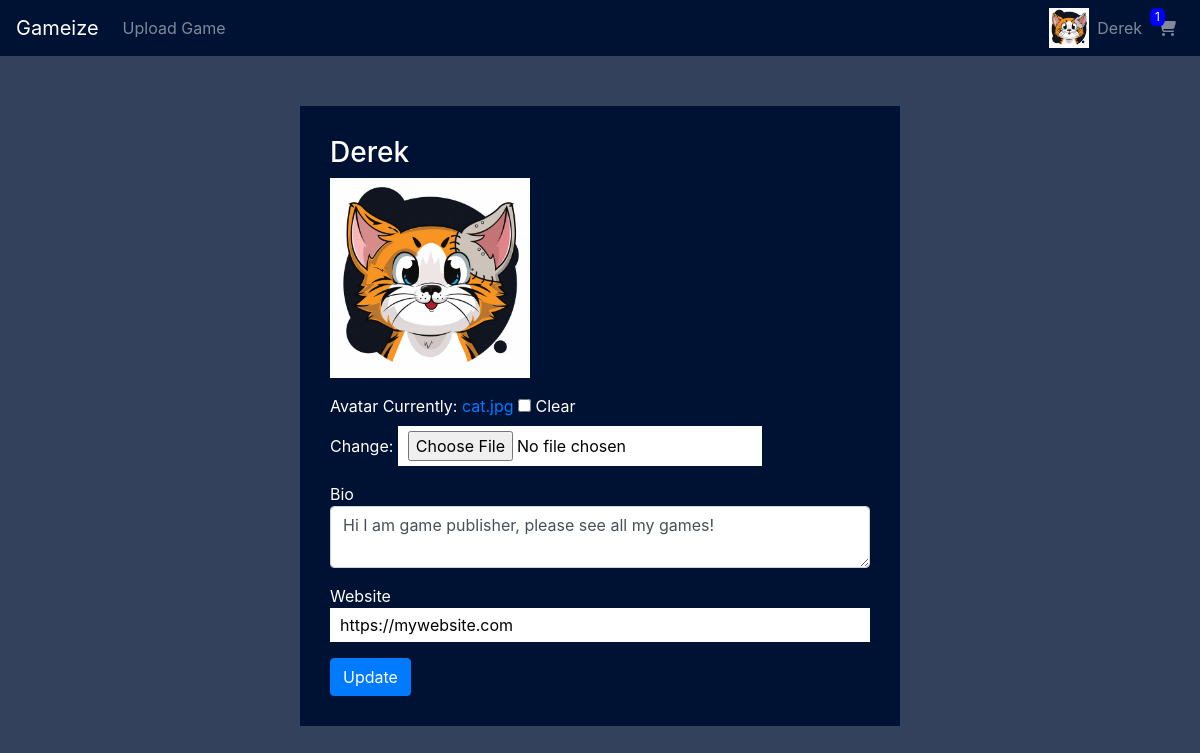
The page /accounts/edit_profile/Derek/ (signed in) on the database its author committed.
### accounts/models.py (models this page shows, shortened)
class Profile(models.Model):
    user = models.OneToOneField(User, on_delete=models.CASCADE, related_name='profile')
    avatar = models.ImageField(null=True, blank=True, default='default_pic.png')
    website = models.URLField(max_length=200, null=True, blank=True)
    bio = models.TextField(null=True, blank=True)

### games/models.py (models this page shows, shortened)
class Order(models.Model):
    user = models.ForeignKey(User, on_delete=models.SET_NULL, related_name='orders', blank=True, null=True)
    date_ordered = models.DateTimeField(auto_now_add=True)
    complete = models.BooleanField(default=False, null=True, blank=True)
    transaction_id = models.CharField(max_length=200, null=True)

class OrderItem(models.Model):
    game = models.ForeignKey(Game, on_delete=models.SET_NULL, related_name='order_items', blank=True, null=True)
    order = models.ForeignKey(Order, on_delete=models.SET_NULL, blank=True, null=True)
    quantity = models.IntegerField(default=0, null=True, blank=True)
    date_added = models.DateTimeField(auto_now_add=True)

### accounts/decorators.py (the view)
    def wrapper_func(request, *args, **kwargs):
        username = kwargs.get('username')
        user = User.objects.get(username__iexact=username)
        if user != request.user:
            return HttpResponse('You can not perform this action.')
        else:
            return view_func(request, *args, **kwargs)

### accounts/forms.py
class ProfileForm(forms.ModelForm):
    class Meta:
        model = Profile
        fields = ('avatar', 'bio', 'website')
    def __init__(self, *args, **kwargs):
        super().__init__(*args, **kwargs)
        self.fields['bio'].widget.attrs.update({'class': 'form-control', 'cols': '50', 'rows': '2'})
        self.fields['website'].widget.attrs.update({'class': 'form-control'})

### accounts/views.py (called while the page is built)
@user_permission
@login_required
def edit_profile(request, username):
    user = User.objects.get(username__iexact=username)
    form = ProfileForm(instance=user.profile)
    if request.method == 'POST':
        form = ProfileForm(request.POST, request.FILES, instance=user.profile)
        if form.is_valid():
            form.save()
            return redirect('accounts:user_profile', username=username)
    return render(request, 'accounts/edit_profile.html', {'form': form})

### games/templatetags/tags.py (called while the page is built)
@register.simple_tag
def current_order_items(request):
    item_order_count = 0
    if request.user.is_authenticated:
        order, created = Order.objects.get_or_create(user=request.user, complete=False)
        items = order.orderitem_set.all()
        for item in items:
            item_order_count += item.quantity
    return item_order_count

### accounts/templates/accounts/edit_profile.html (shortened to what this page needs)
{% extends 'base.html' %}
{% block content %}
<div class="form-container">
    <form method="POST" enctype="multipart/form-data">
        <h3>{{user.username}}</h3>
        <div>
            <img class="profile-pic mb-3" src="{{user.profile.avatar.url}}">
        </div>
        <div class="form-group">
            {{form.avatar.label}}
            {{form.avatar}}
        </div>
        <div class="form-group">
            {{form.bio.label}}
            {{form.bio}}
        </div>
        <div class="form-group">
            {{form.website.label}}
            {{form.website}}
        </div>
        <button type="submit" class="btn btn-primary">Update</button>
    </form>
</div>
{% endblock %}

### templates/base.html (shortened to what this page needs)
<!DOCTYPE html>
{% load static %}
{% load tags %}
<html lang="en">
<head>
    <link rel="stylesheet" href="https://maxcdn.bootstrapcdn.com/bootstrap/4.0.0/css/bootstrap.min.css">
    <link rel="stylesheet" href="{% static 'css/main.css' %}">
</head>
<body>
    <nav class="navbar navbar-expand-lg navbar-dark main-nav">
        <a class="navbar-brand" href="{% url 'games:game_list' %}">Gameize</a>
        <div class="collapse navbar-collapse" id="navbarSupportedContent">
          <ul class="navbar-nav mr-auto w-100 justify-content-end">
            {% if user.is_authenticated %}
                <li class="nav-item mr-auto">
                    <a class="nav-link" href="{% url 'games:create_game' %}">Upload Game</a>
                </li>
                <li class="nav-item">
                    <div class="profile-pic-container d-flex">
                        <a href="{% url 'accounts:user_profile' username=user.username %}"><img class="small-profile-pic" src="{{user.profile.avatar.url}}"></a>
                        <a href="{% url 'accounts:user_profile' username=user.username %}" class="nav-link">{{user.username}}</a>
                    </div>
                </li>
                <li class="nav-item">
                    <div class="position-relative">
                        <a class="nav-link" href="{% url 'games:cart' %}"><i class="fas fa-shopping-cart"></i></a>
                        <span class="position-absolute cart-circle">{% current_order_items request %}</span>
                    </div>
                </li>
            {% endif %}
          </ul>
        </div>
      </nav>
    {% block content %}
    {% endblock %}
</body>
</html>

### static/css/main.css (style rules this page uses)
body { background-color: #33415C; color: white; }
.main-nav { background-color: #001233; }
.form-container { background-color: #001233; width: 50%; margin-top: 50px; padding: 30px; margin-left: auto; margin-right: auto; margin-bottom: 50px; }
.form-container input, textarea { background-color: white; padding:5px 10px; color: black; border-radius:0; outline: none; border: none; }
.small-profile-pic { max-width: 40px; max-height: 40px; }
.profile-pic { max-width: 200px; max-height: 200px; }
.cart-circle { background-color: blue; top: 0; left: 10; border-radius: 35%; width: 15px; font-size: 12px; text-align: center; }

### rows shown on the page
Profile: bio "Hi I am game publisher, please see all my games!", website "https://mywebsite.com"

### other values the page prints
{{ user.username }} "Derek"
